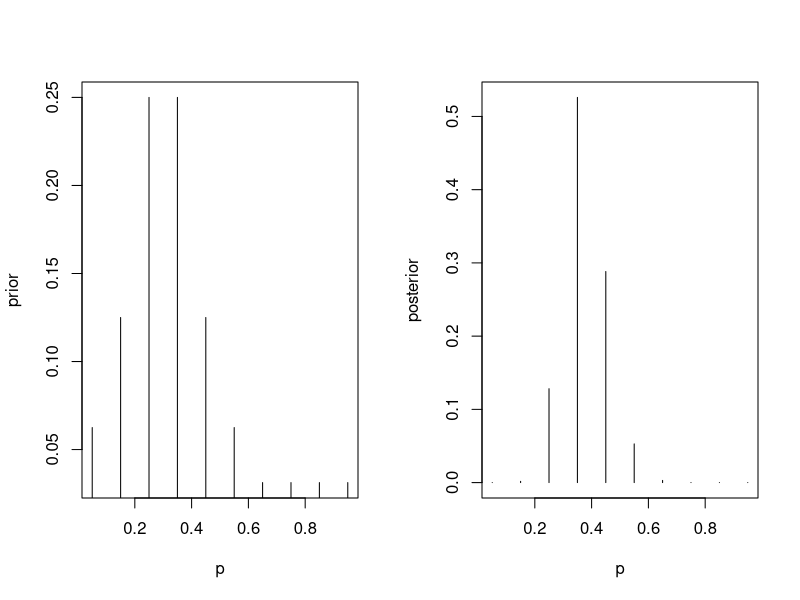
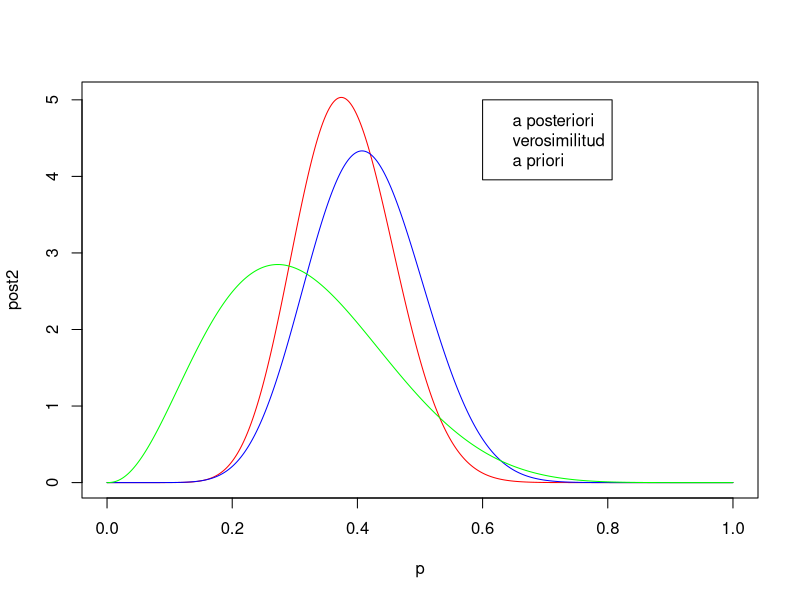
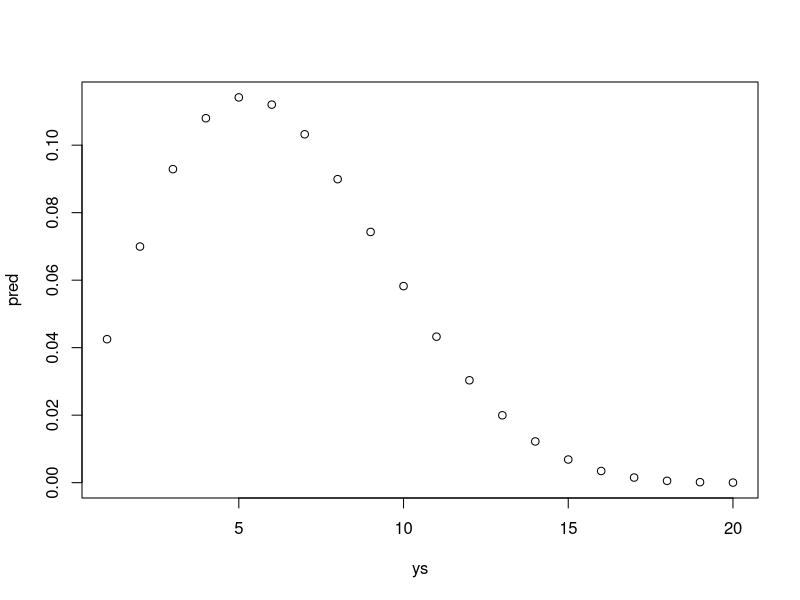

Write the R code that produced these figures, in order.
library(LearnBayes)

#caso discreto
p <- seq(0.05, 0.95, by=0.1)
prior <- c(2,4,8,8,4,2,1,1,1,1)
prior <- prior/sum(prior)
data <- c(11,16)
post <- pdisc(p, prior, data)
cbind(p, prior, post)

split.screen(c(1,2))
screen(1)
plot(p, prior, type="h", xlab="p", ylab="prior")
screen(2)
plot(p, post, type="h", xlab="p", ylab="posterior")
close.screen(all=TRUE)

#caso continuo
a <- 3.4
b <- 7.4
s <- 11
f <- 16
p <- seq(0,1, length=500)
prior2 <- dbeta(p, a, b)
like <- dbeta(p, s+1, f+1)
post2 <- dbeta(p, a+s, b+f)
cbind(p, prior2, post2)

plot(p, post2, type="l", col="red")
lines(p, like, type="l", col="blue")
lines(p, prior2, type="l", col="green")
legend(0.6,5,c("a posteriori","verosimilitud","a priori"), col=c("red","blue","green"))

#calcular una probabilidad bayesiana
1-pbeta(0.5, a+s, b+f)

#calcular el intervalo bayesiana al 90%
qbeta(c(0.05,0.95), a+s, b+f)

#prediccion
ab <- c(a,b)
n <- 20
ys <- 1:20
pred <- pbetap(ab, n, ys)
plot(ys,pred)
